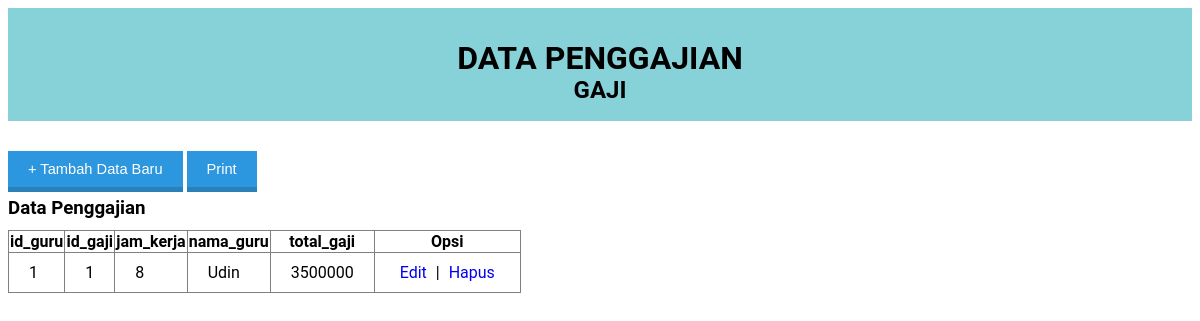
/penggajian/index.php, run on the app's committed database.
### tables this page shows
CREATE TABLE `penggajian1` (
  `id_guru` int(20) NOT NULL,
  `id_gaji` int(20) NOT NULL,
  `jam_kerja` int(20) NOT NULL,
  `nama_guru` varchar(20) NOT NULL,
  `total_gaji` int(20) NOT NULL
);

### penggajian/index.php (the view, shortened to what this page needs)
<!DOCTYPE html>
<html>
<head>
	<link rel="stylesheet" type="text/css" href="css/style.css">
</head>
<body>
	<div class="judul">
		<h1>DATA PENGGAJIAN</h1>
		<h2>GAJI</h2>
	</div>
	<br/>
	<br/>
	<a class="tombol" href="input.php">+ Tambah Data Baru</a>
	<a class="tombol" href="#">Print</a>
	<h3>Data Penggajian</h3>
	<table border="1" class="table">
		<tr>
			<th>id_guru</th>
			<th>id_gaji</th>
			<th>jam_kerja</th>
			<th>nama_guru</th>
			<th>total_gaji</th>
			<th>Opsi</th>
		</tr>
		<?php
		include "koneksi.php";
		$query_mysql = mysqli_query($con, "SELECT * FROM penggajian1") or die(mysqli_error($con));
		while($data = mysqli_fetch_array($query_mysql)){
		?>
		<tr>
			<td><?php echo $data['id_guru']; ?></td>
			<td><?php echo $data['id_gaji']; ?></td>
			<td><?php echo $data['jam_kerja']; ?></td>
			<td><?php echo $data['nama_guru']; ?></td>
			<td><?php echo $data['total_gaji']; ?></td>
			<td>
				<a class="edit" href="edit.php?a=<?php echo $data['id_guru']; ?>">Edit</a> |
				<a class="hapus" href="hapus.php?a=<?php echo $data['id_guru']; ?>">Hapus</a>
			</td>
		</tr>
		<?php } ?>
	</table>
</body>
</html>

### penggajian/css/style.css (style rules this page uses)
body { font-family: 'roboto'; color: #000; }
.judul { background: #87D1D8; padding: 10px; text-align: center; }
.judul h1,h2,h3 { height: 15px; }
a { padding: 5px; text-decoration: none; }
.table { border-collapse: collapse; }
table.table th th , table.table tr td { padding: 10px 20px ; }
.tombol { background:#2C97DF; color:white; border-top:0; border-left:0; border-right:0; border-bottom:5px solid #2A80B9; padding:10px 20px; text-decoration:none; font-family:sans-serif; font-size:11pt; }

### data on the page
penggajian1: id_guru "1", id_gaji "1", jam_kerja "8", nama_guru "Udin", total_gaji "3500000"
